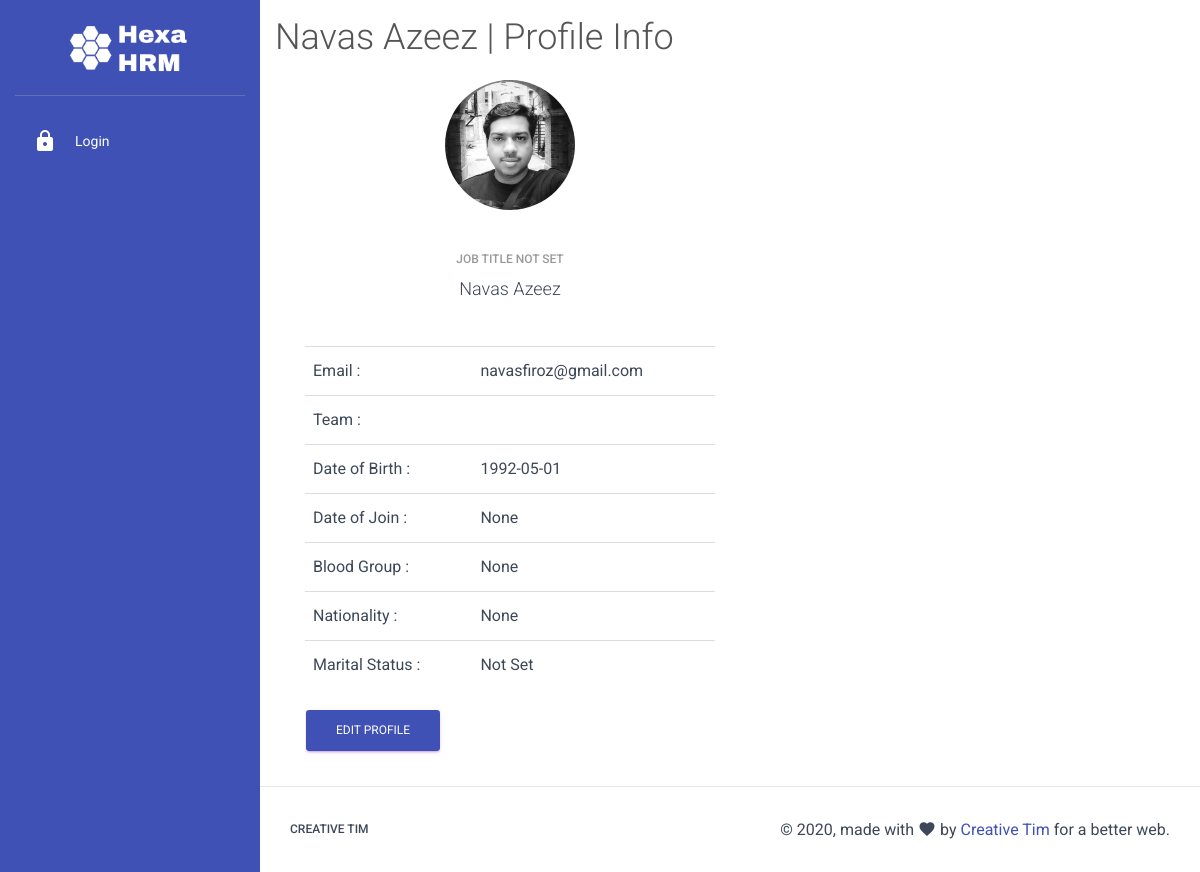
The app's page /profile/1/, older data.
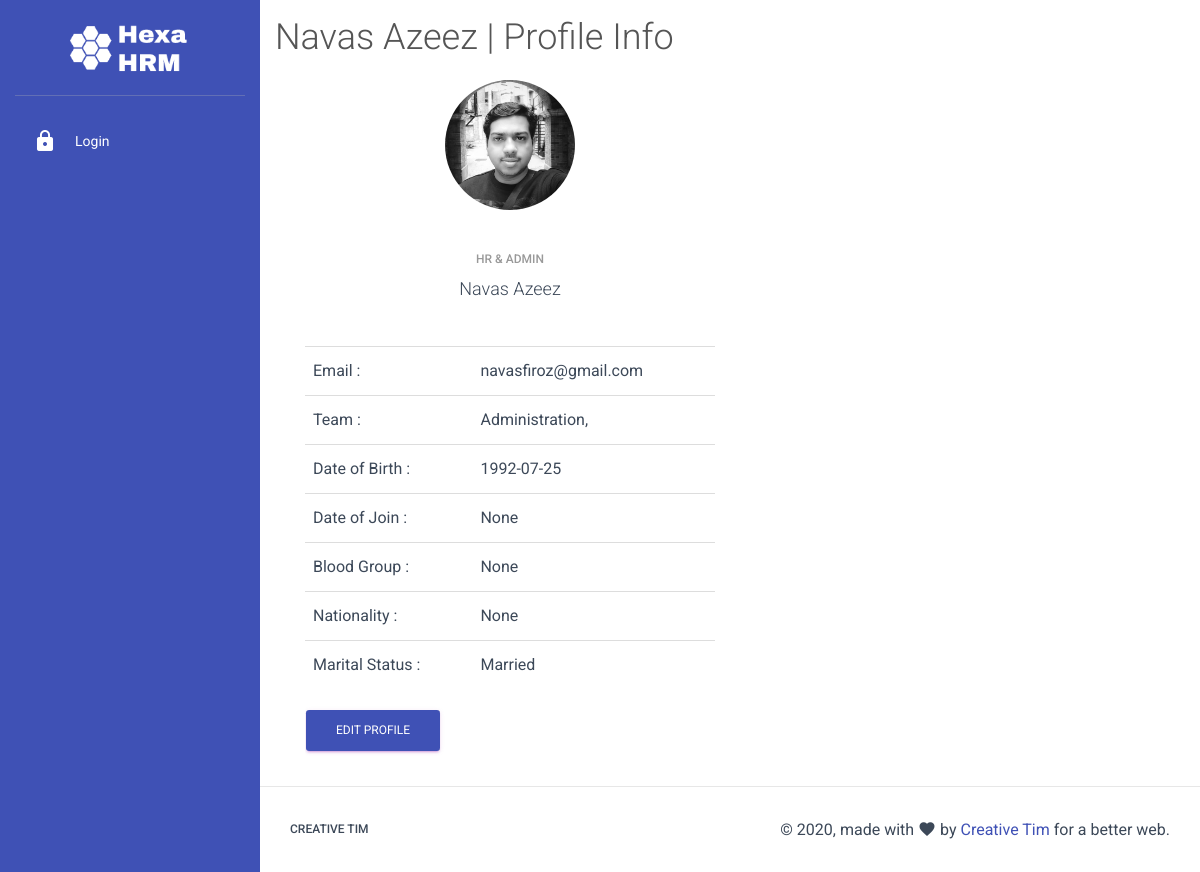
The same page, newer data.
### main.py (models this page shows)
class User(db.Model):
    id = db.Column(db.Integer, primary_key=True)
    name = db.Column(db.String, nullable=False)
    email = db.Column(db.String,nullable=False)
    phone = db.Column(db.String)
    whatsapp = db.Column(db.Boolean)
    title = db.Column(db.String)
    role = db.Column(db.Integer)
    annual_leaves = db.Column(db.Integer)
    password = db.Column(db.String)
    dob = db.Column(db.Date)
    blood_group = db.Column(db.String)
    doj = db.Column(db.Date)
    pay = db.Column(db.Integer)
    address = db.Column(db.String)
    secondary_contact_name = db.Column(db.String)
    secondary_contact_relation = db.Column(db.String)
    secondary_contact_phone = db.Column(db.String)
    origin_country = db.Column(db.String)
    diet_type = db.Column(db.Integer)
    drinking = db.Column(db.Boolean)
    marital_status = db.Column(db.Integer)
    dp = db.Column(db.String)
    leaves = db.relationship("Leave", cascade="all,delete", backref="requested_by")
    leading = db.relationship("Team_leads", cascade="all,delete", backref="manager")
    member_of = db.relationship("Team_members", cascade="all,delete", backref="members")
    actioned_leaves = db.relationship("Leave_action", cascade="all,delete", backref="actioned_by")
    logs = db.relationship("Activity_log",backref="activity_by")
    token = db.relationship("Access_token", cascade="all,delete", backref="user")

class Team_members(db.Model):
    id = db.Column(db.Integer, primary_key=True)
    user_id = db.Column(db.Integer, db.ForeignKey("user.id"))
    team_id = db.Column(db.Integer, db.ForeignKey("team.id"))

class Team(db.Model):
    id = db.Column(db.Integer, primary_key=True)
    name = db.Column(db.String, nullable=False)
    description = db.Column(db.String)
    members = db.relationship("Team_members", cascade="all,delete", backref="team")
    leads = db.relationship("Team_leads", cascade="all,delete", backref="team")

### main.py (the view)
@app.route('/profile/<user_id>/')
def profile(user_id):
    user = User.query.get(user_id)
    if user:
        return render_template("user_profile.html", user=user)
    else:
        return redirect(url_for("employees"))

### main.py (called while the page is built)
@app.before_request
def before_request():
    g.user = None
    if "uid" in session:
        login_user = User.query.get(session["uid"])
        if login_user and bcrypt.check_password_hash(session["sk"], login_user.name):
            g.user = login_user

### templates/user_profile.html (shortened to what this page needs)
{% extends "template.html" %}
{% block heading %}
<h2>{{user.name}} | Profile Info</h2>
{% endblock %}
{% block content %}
<div class="container-fluid">
	<div class="row">
		<div class="col-md-6">
			<div class="card card-profile">
				<div class="card-avatar">
					<a href="javascript:;">
                    {% if user.dp %}
						<img class="img" src="/static/img/users/{{user.dp}}">
                    {% else %}
                        <img class="img" src="/static/img/users/default.png">
                    {% endif %}
					</a>
				</div>
				<div class="card-body">
					<h6 class="card-category text-gray">
					{% if user.title%}
					{{user.title}}
					{% else %}
					Job Title Not Set
					{% endif %}</h6>
					<h4 class="card-title">{{user.name}}</h4>
				</div>
			</div>
			<div class="table-responsive">
            <table class="table">
              <tbody>
                <tr><td>Email :</td><td>{{user.email}}</td></tr>
                <tr><td>Team :</td><td>
                {% if user.member_of[0]%}
                	{% for memeber in user.member_of%}
               		 {{memeber.team.name}},
                	{% endfor %}
                {% endif %}
            	</td></tr>
                <tr><td>Date of Birth :</td><td>{{user.dob}}</td></tr>
                <tr><td>Date of Join :</td><td>{{user.doj}}</td></tr>
                <tr><td>Blood Group :</td><td>{{user.blood_group}}</td></tr>
                <tr><td>Nationality :</td><td>{{user.origin_country}}</td></tr>
                <tr><td>Marital Status :</td><td>
                {% if user.marital_status == 1 %}
                    Single
                {% elif user.marital_status == 2 %}
                    Married
                {% else %}
                    Not Set
                {% endif %}
                </td></tr>
              </tbody>
            </table>
            <a href="/edit-profile/"><button type="submit" class="btn btn-primary pull-center">Edit Profile</button></a>
          </div>
		</div>
	</div>
</div>
{% endblock %}

Row changes from the older to the newer data that the page shows:
changed User "Navas Azeez": title (not shown) → "HR & ADMIN"; dob "1992-05-01" → "1992-07-25"
added Team_members: team.name "Administration"
Text that changed along with them:
text no longer shown: "JOB TITLE NOT SET Not Set"
text now shown: "Married"
